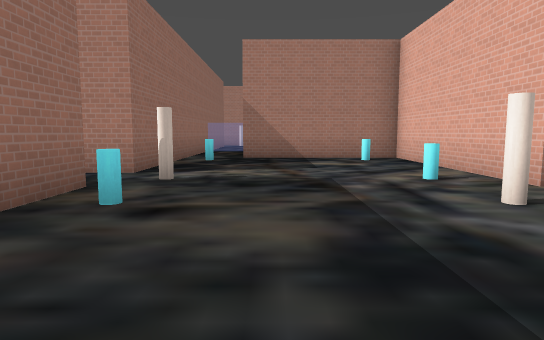
View 1 (above)

16 first-person views from a walk through a level from a Godot 3-D game. The camera is 1.3 m above the floor, tilts 6° down and sees 75° across. The floor is counted in squares, 2 m on a side. Each view is taken from the middle of a square. On the plan, view 1 faces up. The plan holds only what a view shows up to about 10 squares ahead; the rest is blank. The place goes on beyond the plan. Flat picture figures and markers are left out. Some surface patterns are stand-ins.

View 2
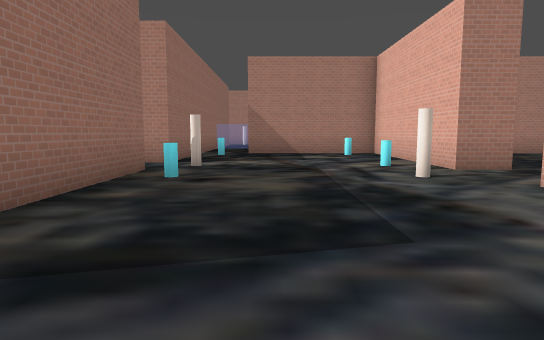

View 3
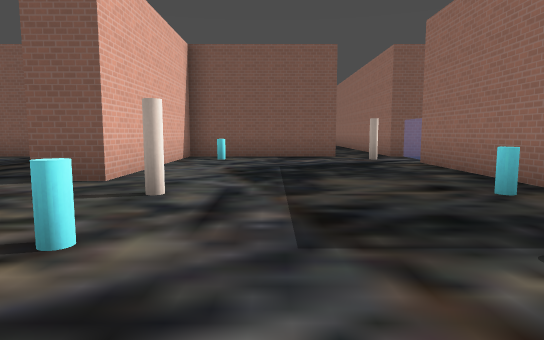

View 4
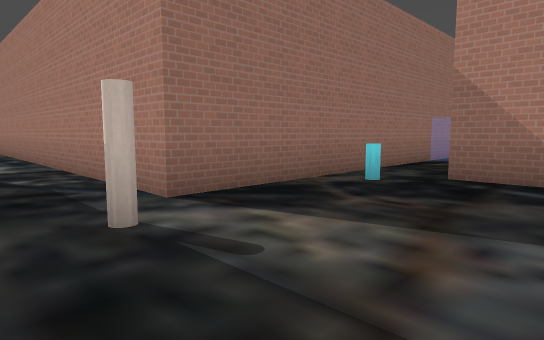

View 5
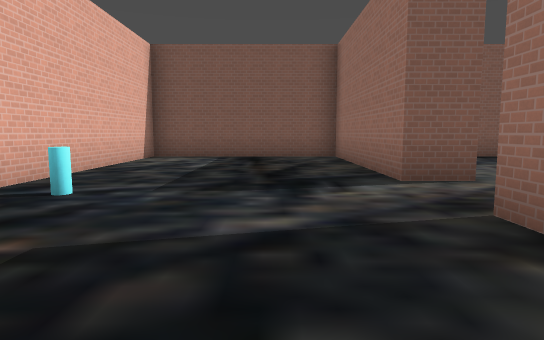

View 6
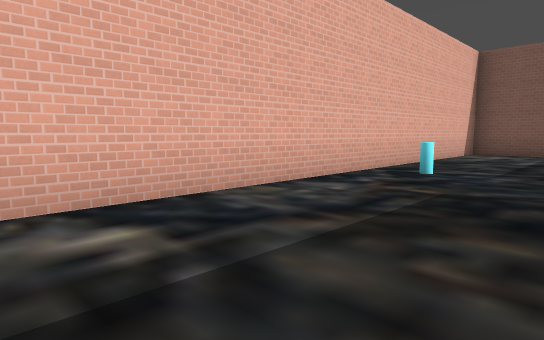

View 7
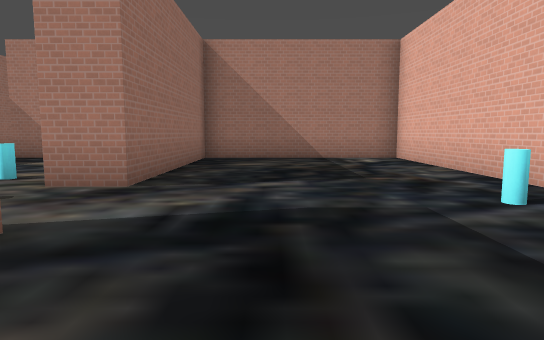

View 8
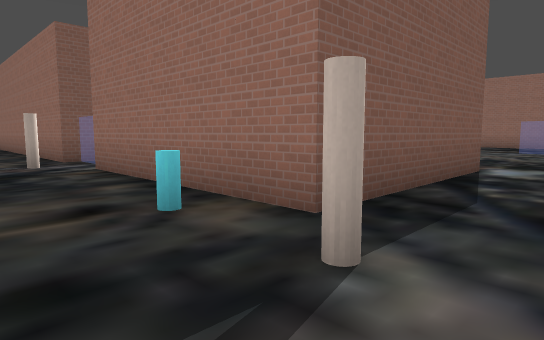

View 9
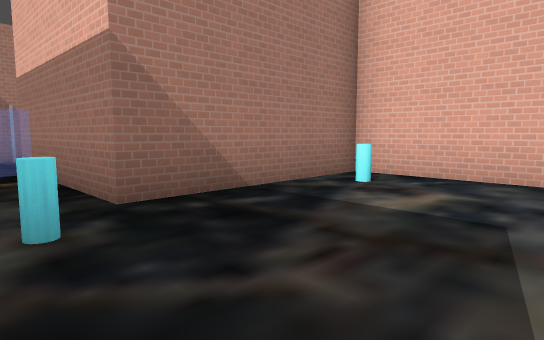

View 10
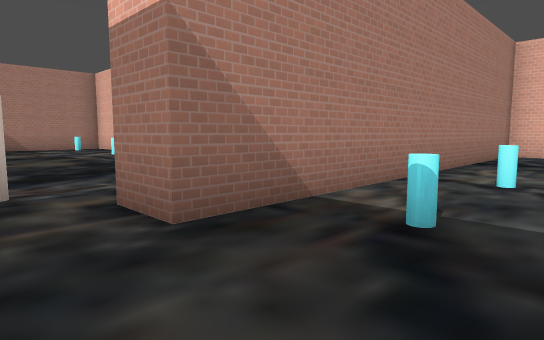

View 11
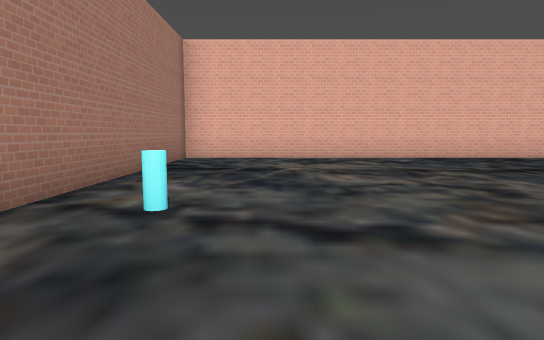

View 12
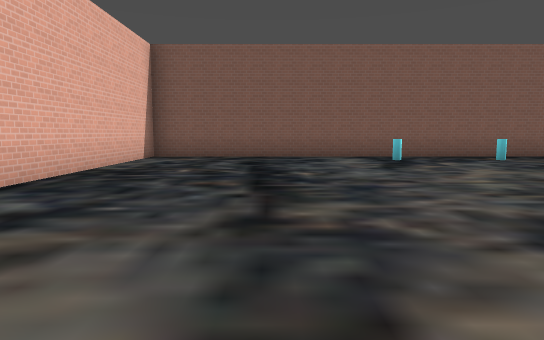

View 13
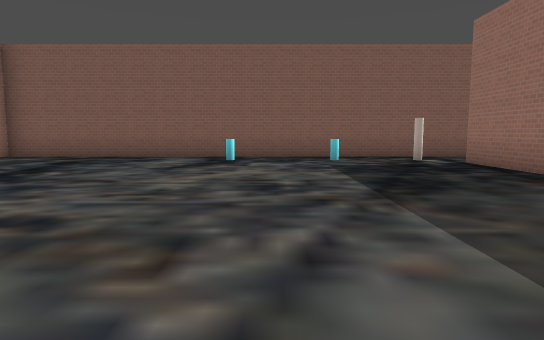

View 14
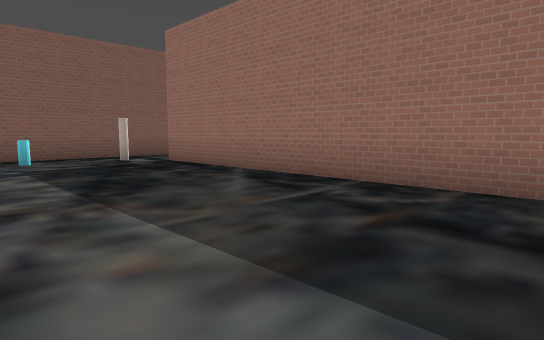

View 15
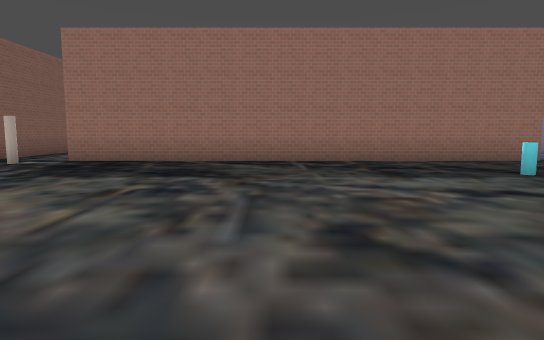

View 16
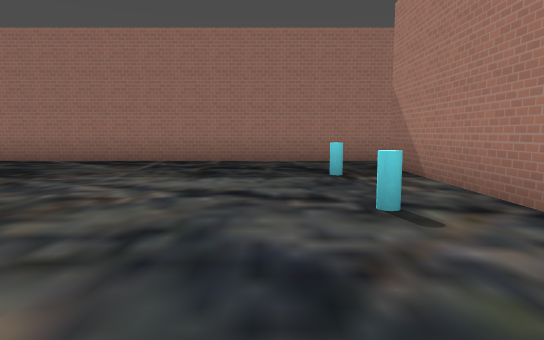

### Floor plan
Points are (right, up) in squares from view 1. A wall is a line through its corners. A room is listed if a view was taken in it or the views show most of it. See-through windows are left out.
Room 1 (views 1, 2, 3, 4, 8, 9)
walls: (3.3, 4.2) (3.3, 9.2) (-0.7, 9.2) (-0.7, 13.3); (-0.7, -2.7) (3.3, -2.7) (3.3, 2.3); (-6.8, 4.3) (-2.3, 4.3) (-2.3, -0.7); (-3.1, -2.7) (-2.3, -2.7); (-2.3, 13.5) (-2.3, 5.8) (-6.5, 5.8)
ways out: opening at (4, 3.5) to room 2; opening at (-1.5, -3) to room 3; opening at (-6, 5)
objects: other object (-2, -2) to (-1, -2); other object (-1, 5); other object (2, 3)
Room 2 (views 5, 6, 7)
walls: (3.3, 2.3) (4.2, 2.3) (4.2, -2.7) (9.2, -2.7) (9.2, 9.2) (4.2, 9.2) (4.2, 4.2) (3.3, 4.2)
ways out: opening at (4, 3.5) to room 1
Room 3 (views 10, 11, 12, 13, 14, 15, 16)
walls: (-2.3, -2.7) (-2.3, -13.7); (-4.1, -15.7) (9.2, -15.7) (9.2, -3.8) (-0.7, -3.8) (-0.7, -2.7)
ways out: opening at (-1.5, -3) to room 1; opening at (-3, -14.5)
objects: other object (-2, -15) to (-1, -14)

Positions as (right, up) in squares from view 1, and headings:
1: (0, 0), facing up
2: (0, -2), facing up
3: (1, 7), facing down
4: (1, 4), facing up-left
5: (6, 7), facing down
6: (6, 9), facing down-right
7: (6, 0), facing up
8: (0, 6), facing down-left
9: (-2, 6), facing up-right
10: (-2, -6), facing up-right
11: (0, -6), facing right
12: (6, -6), facing down
13: (2, -6), facing down
14: (2, -6), facing down-left
15: (6, -9), facing left
16: (6, -6), facing left
